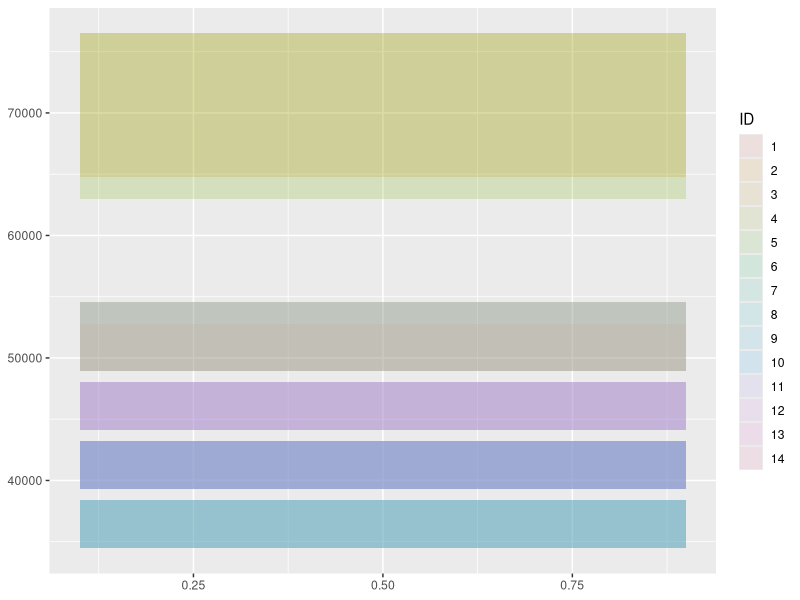
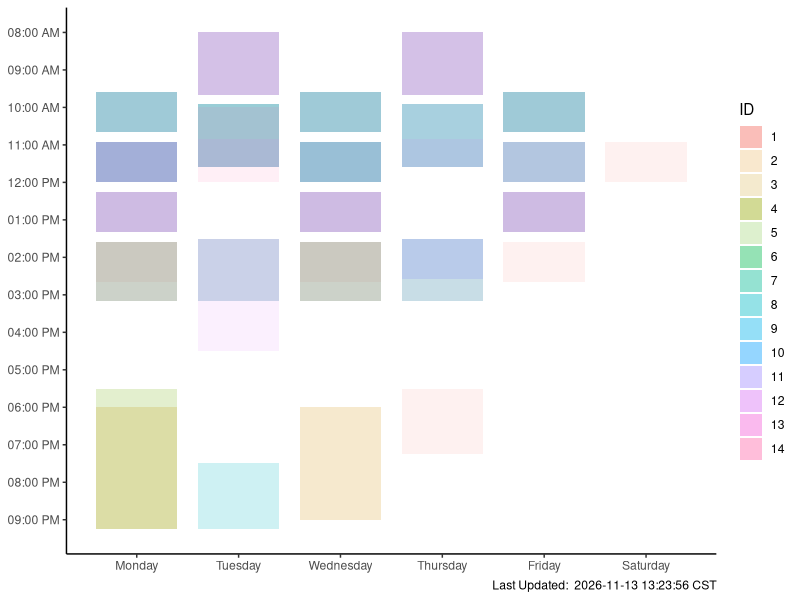

These charts were generated, in order, by the following R code:
## ---- chunk 1
knitr::opts_chunk$set(echo = FALSE)

library(dplyr)
library(ggplot2)
library(lubridate)
library(hms)

Schedule <- read.csv("Schedule.csv", colClasses = c("TUESDAY_IND"="character","FRIDAY_IND"="character"))

## standardizing types
Schedule$ID <- as.factor(Schedule$ID)

Schedule$MONDAY_IND[Schedule$MONDAY_IND == "NULL" | is.na(Schedule$MONDAY_IND)] <- ''
Schedule$TUESDAY_IND[Schedule$TUESDAY_IND == "NULL"| is.na(Schedule$TUESDAY_IND)] <- ''
Schedule$WEDNESDAY_IND[Schedule$WEDNESDAY_IND == "NULL"| is.na(Schedule$WEDNESDAY_IND)] <- ''
Schedule$THURSDAY_IND[Schedule$THURSDAY_IND == "NULL"| is.na(Schedule$THURSDAY_IND)] <- ''
Schedule$FRIDAY_IND[Schedule$FRIDAY_IND == "NULL"| is.na(Schedule$FRIDAY_IND)] <- ''
Schedule$SATURDAY_IND[Schedule$SATURDAY_IND == "NULL"| is.na(Schedule$SATURDAY_IND)] <- ''
Schedule$SUNDAY_IND[Schedule$SUNDAY_IND == "NULL"| is.na(Schedule$SUNDAY_IND)] <- ''

# same individual cannot be in two places -- if you have to account for "double booking" you could incorporate an event ID and modify this 
Schedule <- Schedule %>% unique() 


DayPlotter <- function(SliceDF, xcent) {
  if (nrow(SliceDF) == 0) {r <- geom_blank()}
  else {
    ## add a faint rectangle for each Schedule item, stretching from begin time down to end time, with width = .8
    ## sprint f --> to string but adds leading zero when needed
    ## as.POSIXct converts to datetime, which gets the HH:MM required for hm() -- there may be a way to do this in sprintf but I can't figure it out
    ## substr gets the h/m from the time, hm formats to hms, as.numeric formats to numeric for the axis plotting
    r <- geom_rect(SliceDF, 
              mapping=aes(
                ymin = (sprintf("%04.0f", BEGIN_TIME) %>% as.POSIXct(format="%H%M") %>% substr(12, 16) %>% hm() %>% as.numeric()),
                ymax= (sprintf("%04.0f", END_TIME) %>% as.POSIXct(format="%H%M") %>% substr(12, 16) %>% hm() %>% as.numeric()),
                xmin = xcent - .4,
                xmax = xcent + .4,
                fill = ID,
              ),
              alpha = .1
         )
  }
  r
}
 

SchedulePlotter <- function(SchedDF) {
    ## for Y axis ticks -- configure based on min/max timeframe in your data
    labs <- c("7:00", "8:00", "9:00","10:00","11:00","12:00","13:00","14:00","15:00","16:00","17:00", "18:00", "19:00", "20:00", "21:00") 
    nums <- labs %>% hm() %>% as.numeric() # y axis will be based on numeric time behind the scenes
    
    plot <- ggplot() + 
    ## plots the rectangles for each day between n.1-n.9 of each x axis integer
    DayPlotter(SchedDF[which(SchedDF$MONDAY_IND == "M"),], .5) + 
    DayPlotter(SchedDF[which(SchedDF$TUESDAY_IND == "T"),],  1.5) + 
    DayPlotter(SchedDF[which(SchedDF$WEDNESDAY_IND == "W"),], 2.5) + 
    DayPlotter(SchedDF[which(SchedDF$THURSDAY_IND == "R"),], 3.5) + 
    DayPlotter(SchedDF[which(SchedDF$FRIDAY_IND == "F"),], 4.5) + 
    DayPlotter(SchedDF[which(SchedDF$SATURDAY_IND == "S"),], 5.5) + 
    DayPlotter(SchedDF[which(SchedDF$SUNDAY_IND == "U"),], 6.5) +
    scale_y_reverse(breaks=nums,
                    labels = format(as.POSIXct(labs, format="%H:%M"), '%I:%M %p')) +  # uses breaks/nums for axis
    theme_classic() +
    # only use if incorporating a shifting data source & running query alongside R process
    labs(caption = paste("Last Updated: ", format(Sys.time(), tz="America/Chicago",usetz=TRUE))) 
    
    ## add sunday axis labels only if those entries exist 
    if (length(SchedDF[which(SchedDF$SUNDAY_IND == "U"),]$ID) != 0) {
        plot <- plot +  
                scale_x_continuous(breaks=c(0.5,1.5,2.5,3.5,4.5,5.5, 6.5),
                                   labels=c("Monday", "Tuesday", "Wednesday","Thursday", "Friday", "Saturday", "Sunday")) 
    }
    
    ## add saturday  axis labels only if those entries exist & Sunday entries do not
    if (length(SchedDF[which(SchedDF$SATURDAY_IND == "S"),]$ID) != 0 && length(SchedDF[which(SchedDF$SUNDAY_IND == "U"),]$ID) == 0) {
        plot <- plot + 
                scale_x_continuous(breaks=c(0.5,1.5,2.5,3.5,4.5,5.5),
                                   labels=c("Monday", "Tuesday", "Wednesday","Thursday", "Friday", "Saturday")) 
    } 
    

    
    ## label x axis if no saturday / sunday entries
    if (length(SchedDF[which(SchedDF$SATURDAY_IND == "S"),]$ID) == 0 && length(SchedDF[which(SchedDF$SUNDAY_IND == "U"),]$ID) == 0) {
        plot <- plot  + scale_x_continuous(breaks=c(0.5,1.5,2.5,3.5,4.5),
                                           labels=c("Monday", "Tuesday", "Wednesday","Thursday", "Friday"))  
    }
    plot
}
## ---- chunk 2
ggplot() + Schedule %>% filter(MONDAY_IND == "M") %>% DayPlotter(.5)
## ---- chunk 3
Schedule %>% SchedulePlotter()
